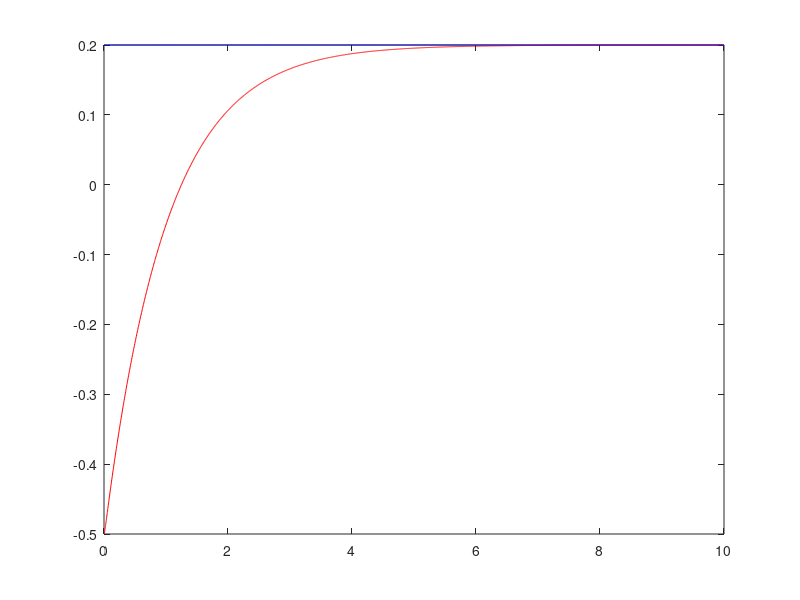
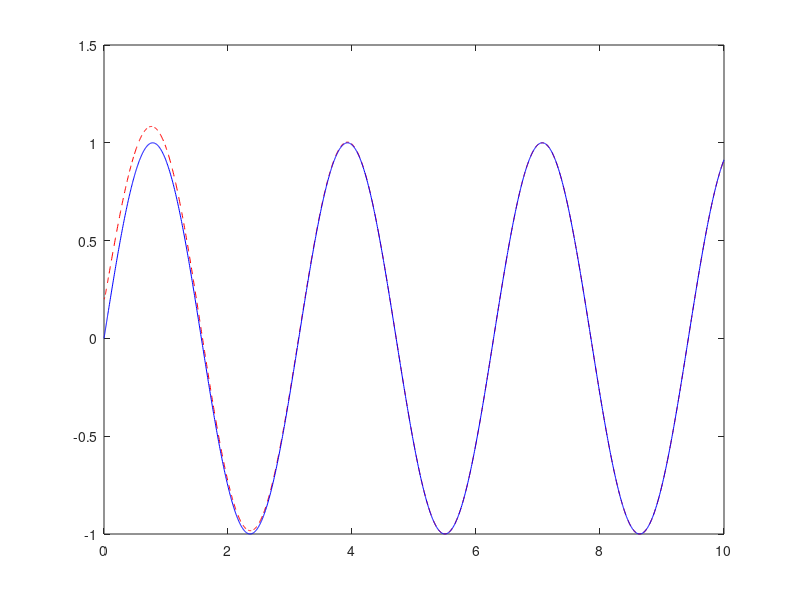
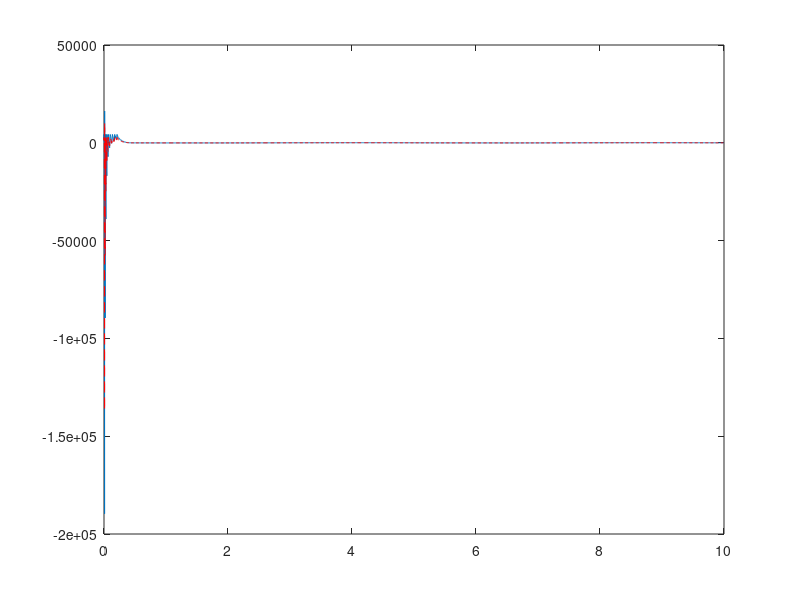
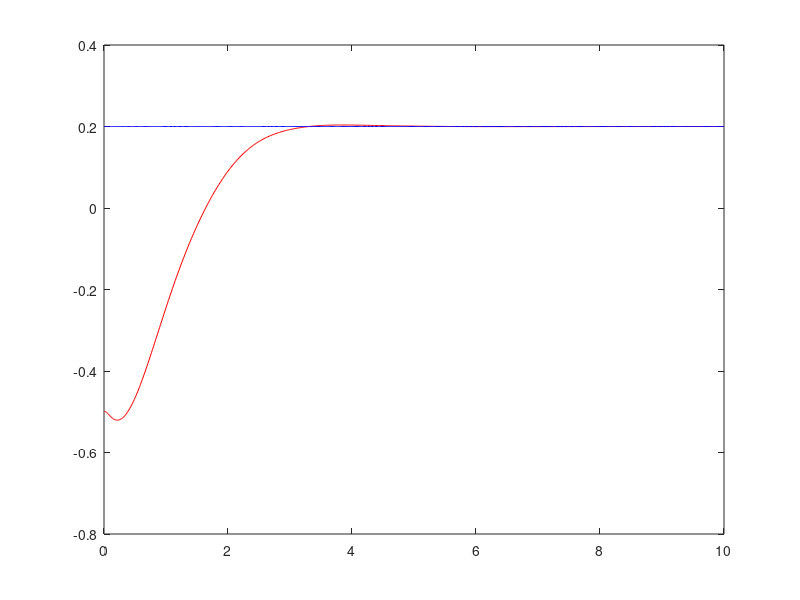

Write the MATLAB code that produced these figures, in order.
function []= planarArm()

clc
clear all;
close all;
%parameters for the arm
I1=10;  I2 = 10; m1=5; r1=.5; m2=5; r2=.5; l1=1; l2=1;

% we compute the parameters in the dynamic model
a = I1+I2+m1*r1^2+ m2*(l1^2+ r2^2);
b = m2*l1*r2;
d = I2+ m2*r2^2;

%%

% initial condition - Format:[theta1,theta2,dtheta1,dtheta2]
x0= [-0.5,0.2,0.1,0.1]; %You can change the initial condition here.

w=0.2;
tf=10;

% the options for ode - Optional!
options = odeset('RelTol',1e-4,'AbsTol',[1e-4, 1e-4, 1e-4, 1e-4]);

%% Implement the computed Torque control.
index=1;
global torque
torque=[];
[T,X] = ode45(@(t,x)plannarArmODE(t,x,index),[0 tf],x0,options);
figure('Name','Theta_1 under Computed Torque Control');
plot(T, X(:,1),'r-');
hold on
plot(T, w*ones(size(T,1),1),'b-');
figure('Name','Theta_2 under Computed Torque Control');
plot(T, X(:,2),'r--');
hold on
plot(T, sin(2*T),'b-');

figure('Name','Input_Computed Torque Control');
plot(T, torque(1,1:size(T,1)),'-' );
hold on
plot(T, torque(2,1:size(T,1)),'r--');
torque=[];

%% Implement the PD control plus Feedforward.
index=2;
[T,X] = ode45(@(t,x)plannarArmODE(t,x,index),[0 tf],x0,options);
figure('Name','Theta_1 under PD Control plus Feedforward');
plot(T, X(:,1),'r-');
hold on
plot(T, w*ones(size(T,1),1),'b-');
figure('Name','Theta_2 under PD Control plus Feedforward');
plot(T, X(:,2),'r--');
hold on
plot(T, sin(2*T),'b-');
hold on


figure('Name','Input_ PD control plus Feedforward');
plot(T, torque(1,1:size(T,1)),'-' );
hold on
plot(T, torque(2,1:size(T,1)),'r--');
hold on

%% Functions

    function [dx ] = plannarArmODE(t,x,idx)
        theta_d= [w;sin(2*t)]; %You can insert any desired joint trajectory here!
        dtheta_d =[0; 2*cos(2*t)]; %Time derivative of theta_d
        ddtheta_d = [0; -4*sin(2*t)]; %Second time derivated of theta_d
        theta= x(1:2,1);
        dtheta= x(3:4,1);
        
        global Mmat Cmat Mmatd Cmatd
        Mmat = [a+2*b*cos(x(2)), d+b*cos(x(2));  d+b*cos(x(2)), d];
        Cmat = [-b*sin(x(2))*x(4), -b*sin(x(2))*(x(3)+x(4)); b*sin(x(2))*x(3),0];
        Mmatd = [a+2*b*cos(theta_d(2)), d+b*cos(theta_d(2));  d+b*cos(theta_d(2)), d];
        Cmatd = [-b*sin(theta_d(2))*dtheta_d(2), -b*sin(theta_d(2))*(dtheta_d(1)+dtheta_d(2)); b*sin(theta_d(2))*dtheta_d(1),0];
        invM = inv(Mmat);
        invMC = invM*Cmat;
        switch idx 
            case 1
                tau = computeTorque(theta_d, dtheta_d, ddtheta_d, theta, dtheta); %
            
            case 2
                tau = PDplusFeedforwawrd(theta_d, dtheta_d, ddtheta_d, theta, dtheta);
        end
        torque =[torque, tau];
        dx=zeros(4,1);
        dx(1) = x(3);
        dx(2) = x(4);
        dx(3:4) = -invMC* x(3:4) +invM*tau; % because ddot theta = -M^{-1}(C \dot Theta) + M^{-1} tau
    end

    function tau =computeTorque(theta_d, dtheta_d,ddtheta_d, theta, dtheta)
        global Mmat Cmat
        Kp=100*eye(2);
        Kv=100*eye(2);
        e=theta_d-theta; % position error
        de = dtheta_d - dtheta; % velocity error
        tau= Mmat*(Kp*e + Kv*de) + Cmat*dtheta + Mmat*ddtheta_d;
    end

    function tau = PDplusFeedforwawrd(theta_d, dtheta_d,ddtheta_d, theta, dtheta)
        global Mmatd Cmatd
        Kp=100*eye(2);
        Kv=100*eye(2);
        e=theta_d-theta; % position error
        de = dtheta_d - dtheta; % velocity error
        tau= (Kp*e + Kv*de) + Cmatd*dtheta_d + Mmatd*ddtheta_d;
    end
disp('Finish.');

end
